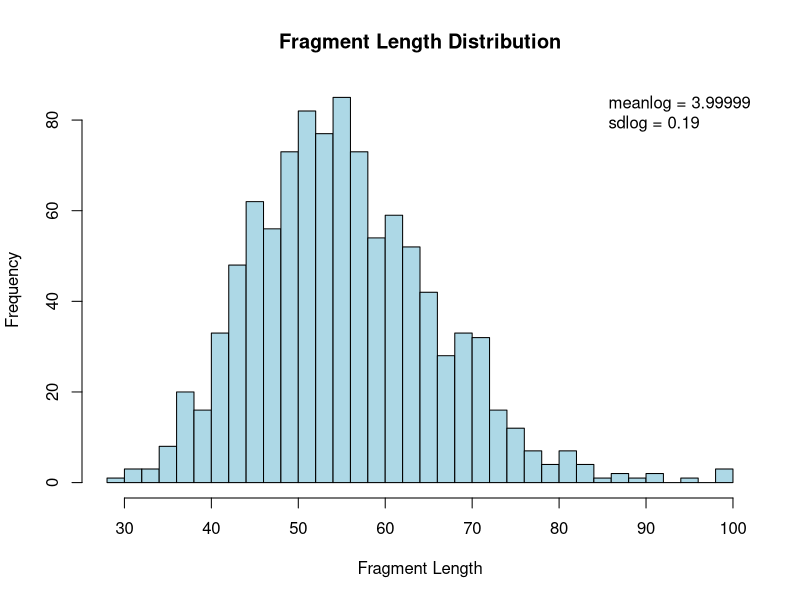
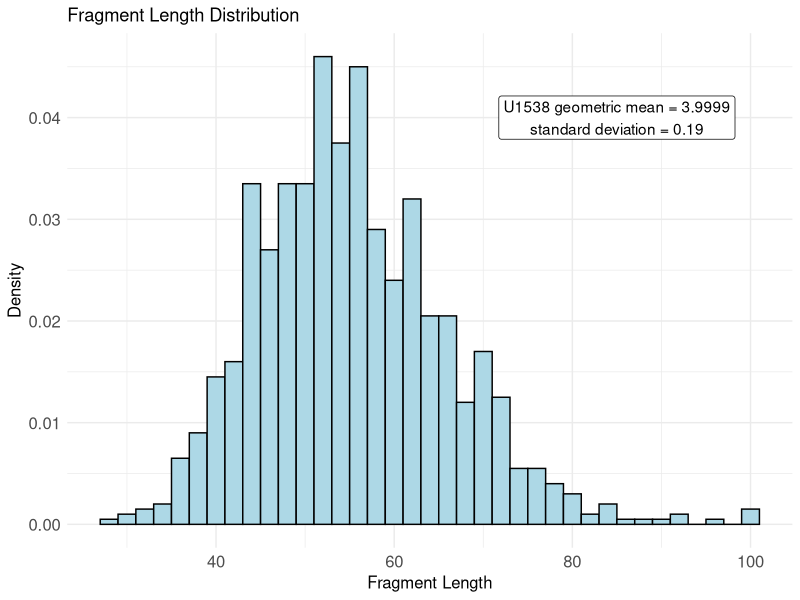

Write the R code that produced these figures, in order.
library(ggplot2)


mytheme_nofacet <-   theme(legend.position = "bottom", 
                           axis.text.x = element_text(size = 12), 
                           legend.text = element_text(size = 12), 
                           legend.title = element_text(size = 14), 
                           axis.text.y = element_text(size = 12), 
                           axis.title = element_text(size =12), 
                           legend.key.width = unit(0.5, "cm"),
                           legend.spacing.x = unit(0.2, 'cm'))

# Set log-normal parameters
meanlog <- 3.99999  # Geometric mean (log-transformed)
sdlog <- 0.19  # Standard deviation (log-transformed)

min_frag_length <- 25
max_frag_length <- 100

# Generate a sample of fragment lengths
set.seed(42)  # For reproducibility
sample_lengths <- rlnorm(1000, meanlog = meanlog, sdlog = sdlog)

# Apply fragment length constraints
sample_lengths <- pmin(pmax(sample_lengths, min_frag_length), max_frag_length)

# Create the histogram
hist(sample_lengths, breaks = 30, main = "Fragment Length Distribution", 
     xlab = "Fragment Length", col = "lightblue")

# Add a legend to the plot, showing the input meanlog and sdlog values
legend("topright", 
       legend = c(paste("meanlog =", round(meanlog, 5)), 
                  paste("sdlog =", round(sdlog, 5))),
      # col = c("red", "blue"), 
      # lty = 2, 
      # lwd = 2,
       cex = 1,  # Scale the legend text
       bty = "n")  # No border for the legend


ggplot(data.frame(sample_lengths), aes(x = sample_lengths)) + 
  geom_histogram(binwidth = 2, fill = "lightblue", color = "black", aes(y = ..density..)) + 
  labs(
    title = "Fragment Length Distribution",
    x = "Fragment Length",
    y = "Density"
  ) + 
  annotate("label", 
           x = 85, 
           y = 0.04, 
           label = "U1538 geometric mean = 3.9999\nstandard deviation = 0.19", 
           hjust = 0.5) + 
  theme_minimal() +
  mytheme_nofacet

  
